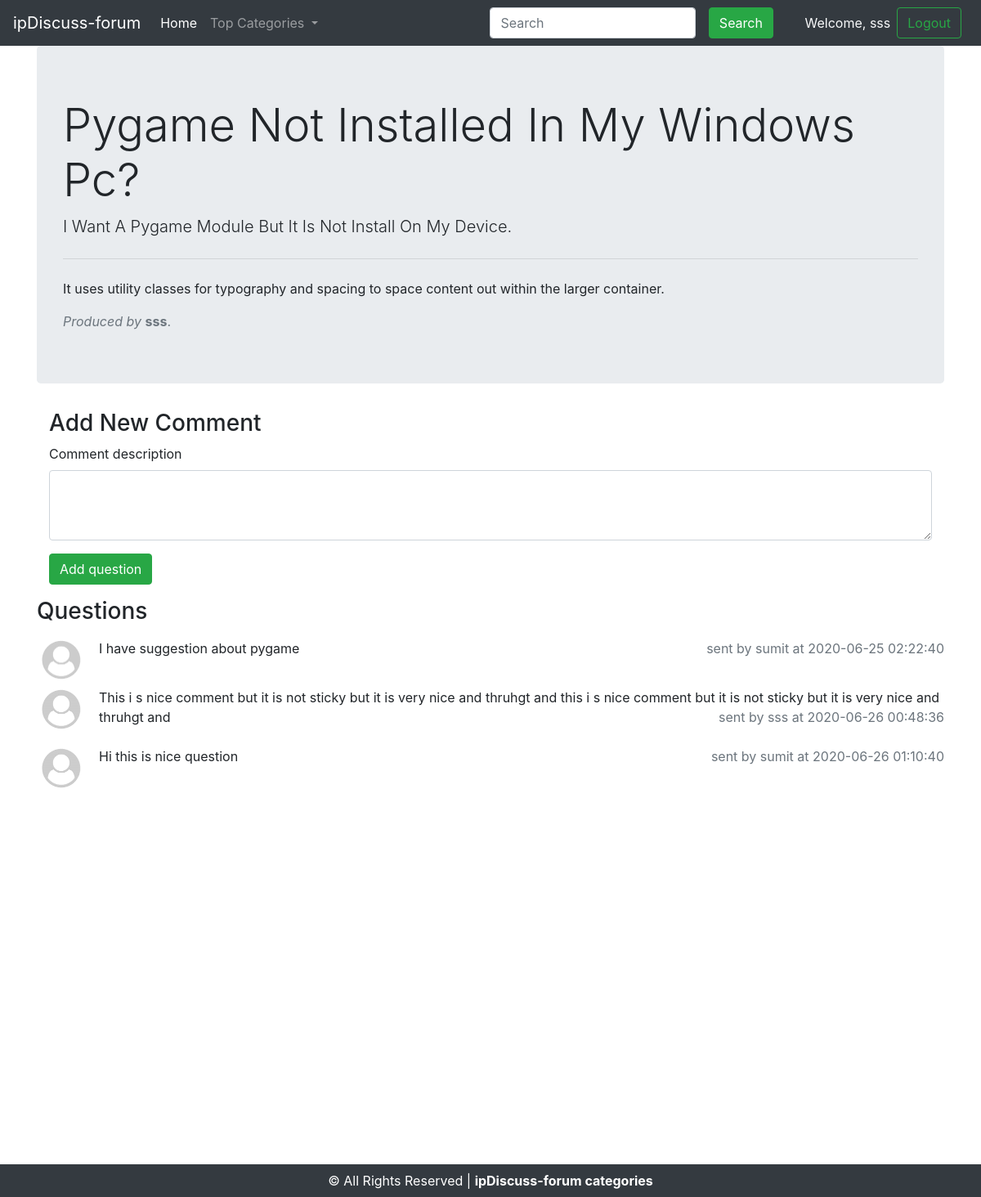
/thread.php?thd=1 (signed in), run on the app's committed database.
### tables this page shows
CREATE TABLE `threads` (
  `thread_id` int(11) NOT NULL,
  `thread_title` varchar(255) NOT NULL,
  `thread_content` text NOT NULL,
  `category_id` int(11) NOT NULL,
  `user_id` int(11) NOT NULL,
  `time&date` timestamp NOT NULL DEFAULT current_timestamp() ON UPDATE current_timestamp()
);

CREATE TABLE `users` (
  `user_id` int(11) NOT NULL,
  `username` varchar(255) NOT NULL,
  `user_email` varchar(255) NOT NULL,
  `password` varchar(10000) NOT NULL,
  `timestamp` datetime NOT NULL DEFAULT current_timestamp()
);

CREATE TABLE `comments` (
  `comment_id` int(11) NOT NULL,
  `user_id` int(11) NOT NULL,
  `comment_desc` text NOT NULL,
  `thread_id` int(11) NOT NULL,
  `comment_time` datetime NOT NULL DEFAULT current_timestamp()
);

### thread.php (the view, shortened to what this page needs)
<?php
include "includes/header.php";
include "includes/navbar.php";
$id=$_GET['thd'];
$sql="select * from threads where thread_id='$id'";
$res=mysqli_query($conn,$sql);
while($row=mysqli_fetch_assoc($res))
{
    $title=$row['thread_title'];
    $desc=$row['thread_content'];
    $q_id=$row['user_id'];
    $sql2="select username from users where user_id='$q_id'";
    $res2=mysqli_query($conn,$sql2);
    $row2=mysqli_fetch_assoc($res2);
    $q_username=$row2['username'];
echo '
<div class="container">
<div class="jumbotron">
  <h1 class="display-4">'.ucwords($title).'?</h1>
  <p class="lead">'.ucwords($desc).'</p>
  <hr class="my-4">
  <p>It uses utility classes for typography and spacing to space content out within the larger container.</p>
  <i><p class="text-muted mb-0">Produced by </i><b>'.$q_username.'</b>.
</div>
</div>
<div class="container">';
echo '
<div class="container mb-3">
    <h3>Add New Comment</h3>';
    if(isset($_SESSION['loggedin']))
    {
        echo '<form action="'.$_SERVER['REQUEST_URI'].'" method="post">
            <div class="form-group">
                <label for="cdescription">Comment description</label>
                <textarea class="form-control" minlength=5 maxlength=20000 name="cdesc" id="cdescription" rows="3" required></textarea>
            </div>
            <button type="submit" name="comment" class="btn btn-success">Add question</button>
            </form>';
    }
    else
    {
        echo '<h5>You are not logged In ,login to continue</h5>';
    }
echo '</div>
</div>
<div class="container">
<h3 class="mb-3">Questions</h3>';
$sql="select * from comments where thread_id='$id'";
$res=mysqli_query($conn,$sql);
if( mysqli_num_rows($res)>0)
{
    while($row=mysqli_fetch_assoc($res))
    {
        $comment_desc=$row['comment_desc'];
        $comment_time=$row['comment_time'];
        $comment_user_id=$row['user_id'];
        $sql2="select username from users where user_id='$comment_user_id'";
        $res2=mysqli_query($conn,$sql2);
        $row2=mysqli_fetch_assoc($res2);
        $comment_username=$row2['username'];
        echo '<div class="media mb-2">
                <img src="images/profile.png" width="60px" class="mr-3" alt="...">
            <div class="media-body">
            <p class="mt-0 d-inline">'.ucfirst($comment_desc).'</p>
            <p class="d-inline text-dark text-muted float-right "> sent by '.$comment_username.' at '.$comment_time.'</p>
            </div>
            </div>';
    }
}
else
{
    echo '<div class="jumbotron">
    <h1 class="display-5">No any comments in database.</h1>
    <p class="lead">Be the first person to ask a comment.</p>
  </div>';
}
echo '</div>';
}
include "includes/footer.php";
?>

### data on the page
threads: thread_title "Pygame Not Installed In My Windows Pc", thread_content "I Want A Pygame Module But It Is Not Install On My Device.", user.username "sss"
comments: comment_desc "I have suggestion about pygame", user.username "sumit", comment_time "2020-06-25 02:22:40"
comments: comment_desc "This i s nice comment but it is not sticky but it is very nice and thruhgt and this i s nice comment but it is not sticky but it is very nice and thruhgt and", user.username "sss", comment_time "2020-06-26 00:48:36"
comments: comment_desc "Hi this is nice question", user.username "sumit", comment_time "2020-06-26 01:10:40"

### other printed values
$_SESSION['loggedin'] "sss"
